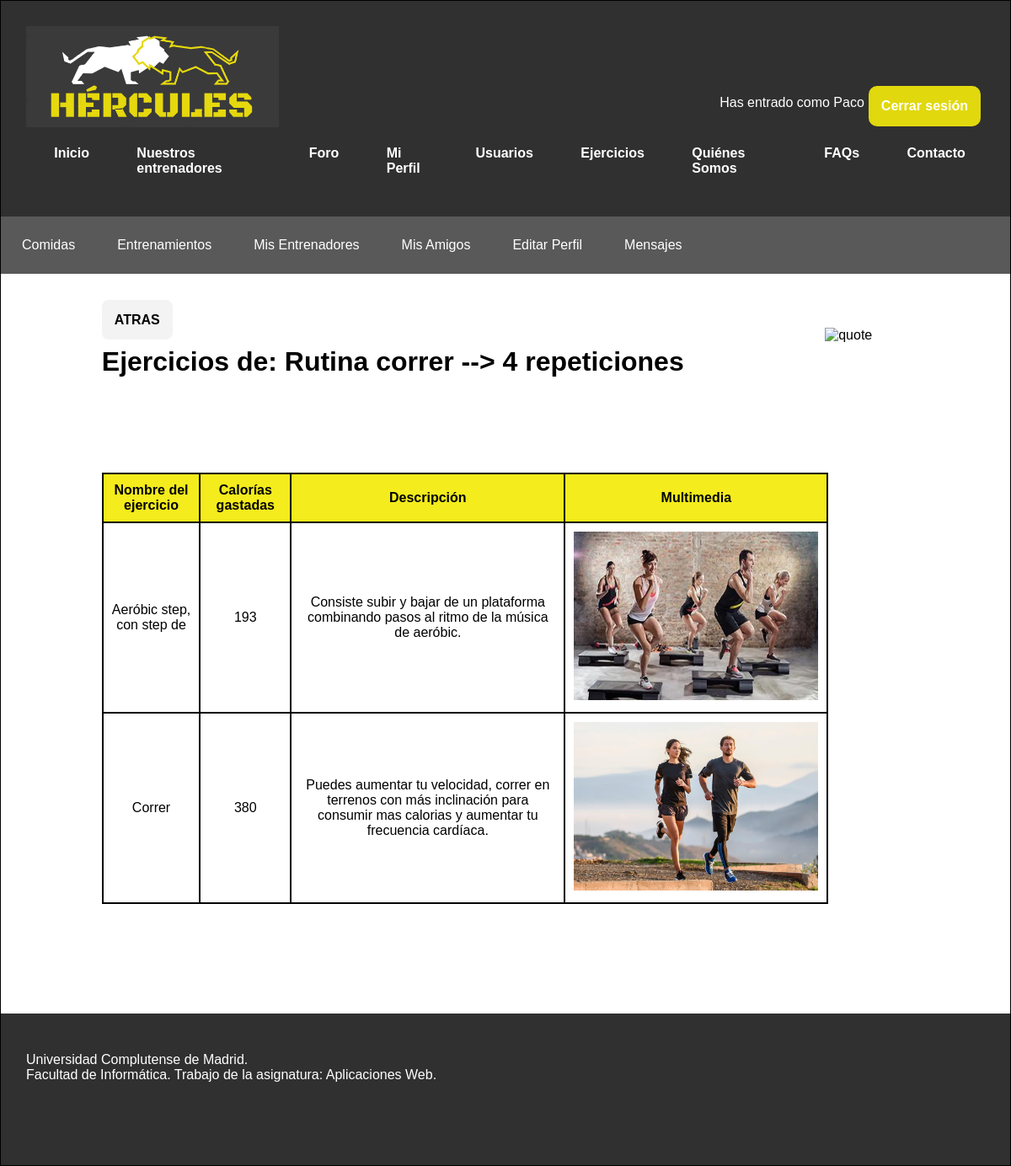
Page /miPerfilEntrenamientosVerDetalle.php?entrenamiento=6 (signed in) on the earlier database version.
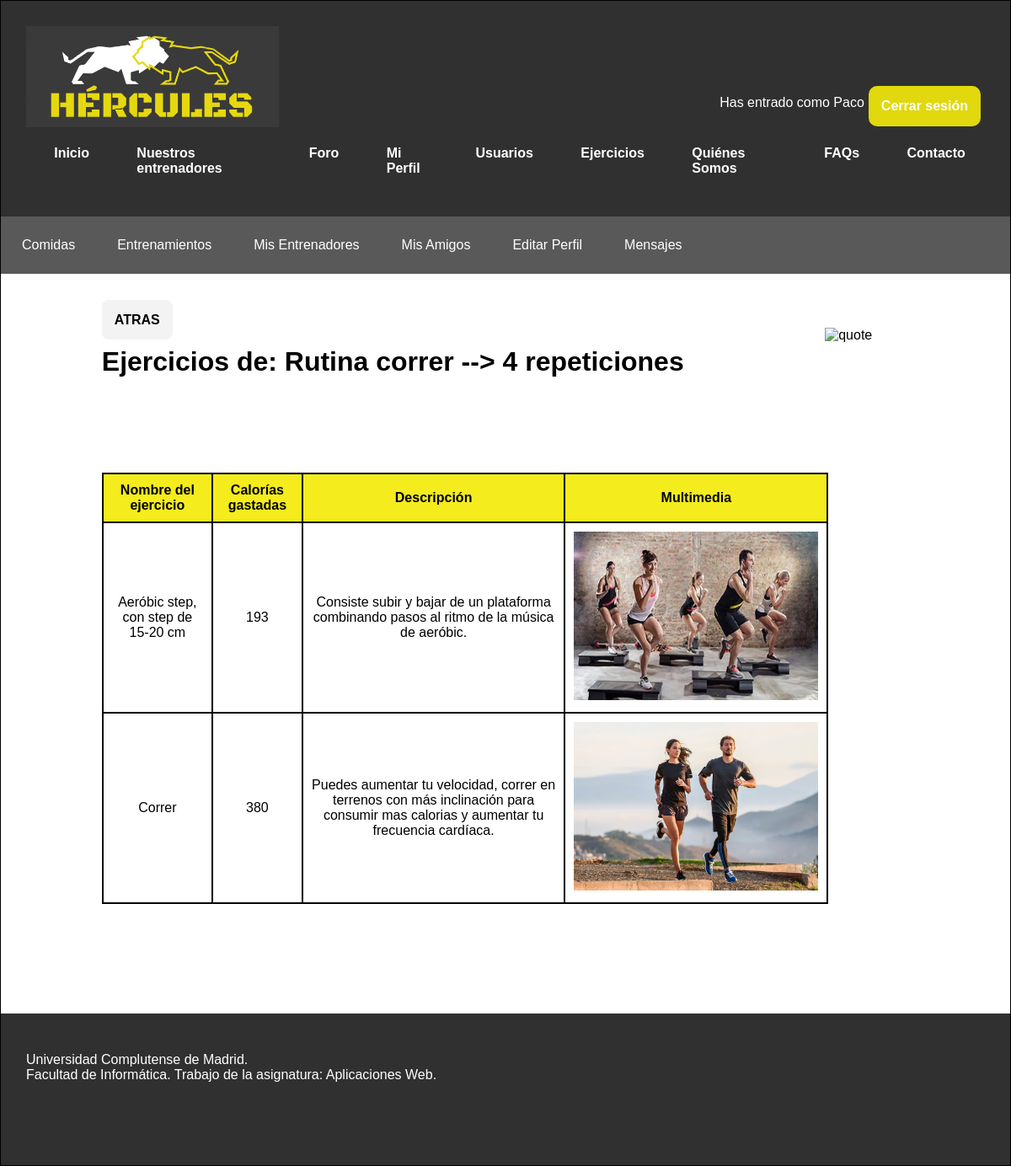
Same page on the later database version.
### tables this page shows
CREATE TABLE `entrenamientoejercicio` (
  `idEntrenamiento` int(10) NOT NULL,
  `idEjercicio` int(10) NOT NULL
);

CREATE TABLE `ejercicio` (
  `idEjercicio` int(10) NOT NULL,
  `nombre` varchar(50) NOT NULL,
  `caloriasGastadas` int(4) UNSIGNED NOT NULL,
  `tipo` varchar(25) NOT NULL,
  `descripcion` text NOT NULL,
  `multimedia` varchar(255) DEFAULT NULL
);

### includes/DAOs/DAO.php (called while the page is built, shortened)
<?php
class DAO {
    private $servername = "localhost";
    private $username = "hercules";
    private $password = "iG8hC62acnPrvIeU";
    private $dbname = "hercules";
    private $mysqli = null;
    public function __construct(){
        if(!$this->mysqli){
            $this->mysqli = new mysqli($this->servername, $this->username, $this->password, $this->dbname);
        }
    }
    protected function consultarv2($sql){
        if ($sql != "") {
            $consulta = $this->mysqli->query($sql) or die ($this->mysqli->error. " en la linea ".(__LINE__-1));
            $tablaDatos = array();
            if (substr($sql, 0, 6) == "SELECT") {
                if ($consulta) {
                    while ($fila = mysqli_fetch_assoc($consulta)){
                        array_push($tablaDatos, $fila);
                    }
                }
            }
            return $tablaDatos;
        }
        else {
            return 0;
        }
    }
    protected function consultar($sql){
        return $this->mysqli->query($sql);
    }
}

### includes/controller.php (called while the page is built, shortened)
<?php
require_once(__DIR__ . '/DAOs/entrenamientoDAO.php');
require_once(__DIR__ . '/DAOs/ejercicioDAO.php');
class controller{
    private $entrenamientoDAO;
    private $ejercicioDAO;
    private static $instance = null;
    public function __construct(){
        $this->entrenamientoDAO = new entrenamientoDAO();
        $this->ejercicioDAO = new ejercicioDAO();
    }
     public static function getInstance() {
        if (null === self::$instance) {
            self::$instance = new self();
        }
        return self::$instance;
    }
    public function cargarEntrenamiento($idEntrenamiento){
        return $consulta = $this->entrenamientoDAO->cargarEntrenamiento($idEntrenamiento);
    }
    public function listarEntrenamientoEjercicio($idEntrenamiento){
        return $this->ejercicioDAO->listarEntrenamientoEjercicio($idEntrenamiento);
    }
    public function cargarEjercicio($idEjercicio){
        return $this->ejercicioDAO->cargarEjercicio($idEjercicio);
    }
}

### includes/config.php (called while the page is built, shortened)
<?php
require_once __DIR__.'/controller.php';
$ctrl = controller::getInstance();

### includes/DAOs/entrenamientoDAO.php (called while the page is built, shortened)
<?php
require_once(__DIR__.'/DAO.php');
require_once(__DIR__.'/../TOs/entrenamientoTO.php');
class entrenamientoDAO extends DAO{
     public function cargarEntrenamiento($idEntrenamiento){
        $entrenamiento = new entrenamientoTO($idEntrenamiento);
        $query = "SELECT * FROM entrenamiento WHERE idEntrenamiento = '". $idEntrenamiento ."'";
        $res = $this->consultar($query);
        if ($res) {
            $row = $res->fetch_assoc();
            $entrenamiento->setIdEntrenamiento($idEntrenamiento);
            $entrenamiento->setIdUsuarioEntrenador($row["idUsuarioEntrenador"]);
            $entrenamiento->setNombre($row["nombre"]);
            $entrenamiento->setFecha($row["fecha"]);
            $entrenamiento->setRepeticiones($row["repeticiones"]);
            return $entrenamiento;
        } else{
            echo "No entra";
            return null;
        }
    }
}

### includes/TOs/entrenamientoTO.php (called while the page is built, shortened)
<?php
class entrenamientoTO {
    private $nombre;
    private $repeticiones;
     public function __construct($idEntrenamiento = null, $idUsuarioEntrenador = null,
                                $nombre = null, $fecha= null, $repeticiones = null){
      $this->nombre = $nombre;
      $this->repeticiones = $repeticiones;
    }
    public function getNombre()
    {
        return $this->nombre;
    }
    public function setNombre($nombre)
    {
        $this->nombre = $nombre;
    }
    public function getRepeticiones()
    {
        return $this->repeticiones;
    }
    public function setRepeticiones($repeticiones)
    {
        $this->repeticiones = $repeticiones;
    }
}

### includes/DAOs/ejercicioDAO.php (called while the page is built, shortened)
<?php
require_once(__DIR__.'/DAO.php');
require_once(__DIR__.'/../TOs/ejercicioTO.php');
class ejercicioDAO extends DAO
{
    public function listarEntrenamientoEjercicio($idEntrenamiento)
    {
        $query= "SELECT idEjercicio FROM entrenamientoejercicio where idEntrenamiento = '".$idEntrenamiento."'";
        return $this->consultarv2($query);
    }
    public function cargarEjercicio($idEjercicio)
    {
        $query = "SELECT * FROM ejercicio WHERE idEjercicio = '". $idEjercicio ."'";
        $res = $this->consultar($query);
        $fila = $res->fetch_assoc();
        $ejercicio = new ejercicioTO();
        $ejercicio->setIdEjercicio($fila['idEjercicio']);
        $ejercicio->setNombre($fila['nombre']);
        $ejercicio->setCaloriasGastadas($fila['caloriasGastadas']);
        $ejercicio->setTipo($fila['tipo']);
        $ejercicio->setDescripcion($fila['descripcion']);
        $ejercicio->setMultimedia($fila['multimedia']);
        return $ejercicio;
    }
}

### includes/TOs/ejercicioTO.php (called while the page is built, shortened)
<?php
class ejercicioTO {
	private $nombre;
    private $caloriasGastadas;
    private $descripcion;
    private $multimedia;
    public function __construct($idEjercicio  = null , $nombre = null,
                                $caloriasGastadas = null, $tipo = null,
                                $descripcion = null, $multimedia = null){
      $this->nombre = $nombre;
      $this->caloriasGastadas = $caloriasGastadas;
      $this->descripcion = $descripcion;
      $this->multimedia = $multimedia;
    }
    public function getNombre()
    {
        return $this->nombre;
    }
    public function setNombre($nombre)
    {
        $this->nombre = $nombre;
    }
    public function getCaloriasGastadas()
    {
        return $this->caloriasGastadas;
    }
    public function setCaloriasGastadas($caloriasGastadas)
    {
        $this->caloriasGastadas = $caloriasGastadas;
    }
    public function getDescripcion()
    {
        return $this->descripcion;
    }
    public function setDescripcion($descripcion)
    {
        $this->descripcion = $descripcion;
    }
    public function getMultimedia()
    {
        return $this->multimedia;
    }
    public function setMultimedia($multimedia)
    {
        $this->multimedia = $multimedia;
    }
}

### miPerfilEntrenamientosVerDetalle.php (the view, shortened to what the changed rows need)
<?php
	require_once 'includes/config.php';
?>
<!DOCTYPE html>
<html>
<head>
	<link rel="stylesheet" type="text/css" href="includes/css/estilo.css" />
	<link rel="stylesheet" type="text/css" href="includes/css/estiloEntrenamientos.css" />
</head>
<body>
<div id="contenedor">
	<?php
		require('miPerfilCabecera.php');
	?>
	<div id="contenido">
			<?php
			if(isset($_GET['entrenamiento'])){
				$entrenamiento = $ctrl->cargarEntrenamiento($_GET['entrenamiento']);
				$idEjercicio = $ctrl->listarEntrenamientoEjercicio($_GET['entrenamiento']);
				echo '<h1 class="tituloEntrenamiento">Ejercicios de: '.$entrenamiento->getNombre().' --> '.$entrenamiento->getRepeticiones().' repeticiones</h1>';
				if(count($idEjercicio) > 0){
					echo '<table class="tablaEntrenamientos">';
								echo '<thead><tr>'.'<th>Nombre del ejercicio</th>'.'<th>Calorías gastadas</th>'.'<th>Descripción</th>'.'<th>Multimedia</th>'.'</tr></thead>';
								foreach ($idEjercicio as $value) {
									echo '<tr>';
										$ejercicio = $ctrl->cargarEjercicio($value['idEjercicio']);
										echo '<td>'.$ejercicio->getNombre().'</td>';
										echo '<td>'.$ejercicio->getCaloriasGastadas().'</td>';
										echo '<td>'.$ejercicio->getDescripcion().'</td>';
										echo '<td>'.'<img src='.$ejercicio->getMultimedia().' alt="foto" class= "fotos" />'.'</td>';
									echo '</tr>';
								}
					echo '</table>';
				}else{
					echo '<p>No tienes ejercicios.</p>';
				}
			}
			?>
	</div>
</div>
</body>
</html>

Differences in the rows shown:
changed through a linked row, entrenamientoejercicio: idEjercicio.nombre "Aeróbic step, con step de" → "Aeróbic step, con step de 15-20 cm"
